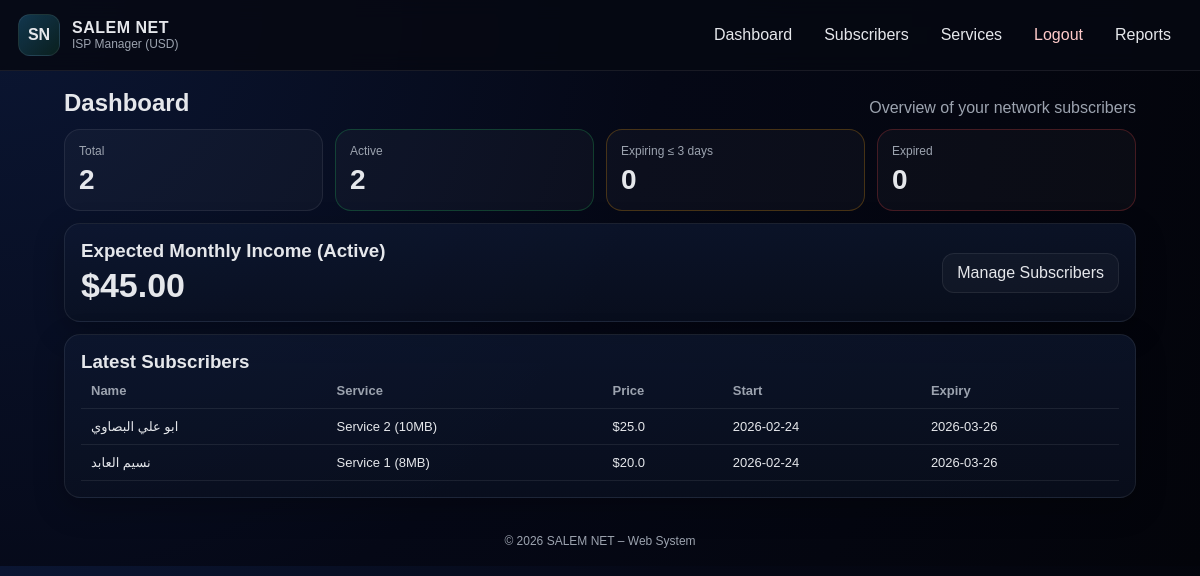
The app's page /dashboard (signed in) with its own data.
### tables this page shows
CREATE TABLE subscribers (
        id INTEGER PRIMARY KEY AUTOINCREMENT,
        name TEXT NOT NULL,
        phone TEXT,
        address TEXT,
        service_id INTEGER NOT NULL,
        start_date TEXT NOT NULL,
        expiry_date TEXT NOT NULL,
        FOREIGN KEY(service_id) REFERENCES services(id)
    );

CREATE TABLE services (
        id INTEGER PRIMARY KEY AUTOINCREMENT,
        name TEXT NOT NULL,
        speed TEXT NOT NULL,
        price REAL NOT NULL
    );

### app.py (the view)
@app.route("/dashboard")
@login_required
def dashboard():
    conn = db()
    c = conn.cursor()
    c.execute("""
    SELECT s.*, sv.name AS service_name, sv.speed, sv.price
    FROM subscribers s
    JOIN services sv ON sv.id = s.service_id
    ORDER BY s.id DESC
    """)
    subs = c.fetchall()
    total = len(subs)
    active = 0
    expired = 0
    expiring_soon = 0
    expected_income = 0.0
    for r in subs:
        left = days_left(r["expiry_date"])
        if left < 0:
            expired += 1
        else:
            active += 1
            expected_income += float(r["price"])
            if left <= 3:
                expiring_soon += 1
    conn.close()
    return render_template(
        "dashboard.html",
        total=total,
        active=active,
        expired=expired,
        expiring_soon=expiring_soon,
        expected_income=expected_income,
        subs=subs
    )

### app.py (called while the page is built)
def db():
    conn = sqlite3.connect(DB_PATH)
    conn.row_factory = sqlite3.Row
    return conn

def days_left(expiry_str: str) -> int:
    exp = datetime.strptime(expiry_str, "%Y-%m-%d").date()
    return (exp - datetime.now().date()).days

def login_required(fn):
    @wraps(fn)
    def wrapper(*args, **kwargs):
        if not session.get("user"):
            return redirect(url_for("login"))
        return fn(*args, **kwargs)
    return wrapper

### templates/dashboard.html (shortened to what this page needs)
{% extends "layout.html" %}
{% block content %}
<div class="page-head">
  <h2>Dashboard</h2>
  <div class="muted">Overview of your network subscribers</div>
</div>
<div class="grid-4">
  <div class="stat">
    <div class="stat-k">Total</div>
    <div class="stat-v">{{ total }}</div>
  </div>
  <div class="stat ok">
    <div class="stat-k">Active</div>
    <div class="stat-v">{{ active }}</div>
  </div>
  <div class="stat warn">
    <div class="stat-k">Expiring ≤ 3 days</div>
    <div class="stat-v">{{ expiring_soon }}</div>
  </div>
  <div class="stat bad">
    <div class="stat-k">Expired</div>
    <div class="stat-v">{{ expired }}</div>
  </div>
</div>
<div class="card mt">
  <div class="row">
    <div>
      <h3 class="h3">Expected Monthly Income (Active)</h3>
      <div class="big">${{ "%.2f"|format(expected_income) }}</div>
    </div>
    <a class="btn" href="{{ url_for('subscribers') }}">Manage Subscribers</a>
  </div>
</div>
<div class="card mt">
  <div class="row">
    <h3 class="h3">Latest Subscribers</h3>
  </div>
  <div class="table-wrap">
    <table class="table">
      <thead>
        <tr>
          <th>Name</th>
          <th>Service</th>
          <th>Price</th>
          <th>Start</th>
          <th>Expiry</th>
        </tr>
      </thead>
      <tbody>
        {% for s in subs[:10] %}
        <tr>
          <td>{{ s["name"] }}</td>
          <td>{{ s["service_name"] }} ({{ s["speed"] }})</td>
          <td>${{ s["price"] }}</td>
          <td>{{ s["start_date"] }}</td>
          <td>{{ s["expiry_date"] }}</td>
        </tr>
        {% endfor %}
      </tbody>
    </table>
  </div>
</div>
{% endblock %}

### static/css/style.css (style rules this page uses)
:root { --bg:#060912; --card:#0b1222; --card2:#0f1a33; --text:#e5e7eb; --muted:#9ca3af; --accent:#38bdf8; --ok:#22c55e; --warn:#f59e0b; --bad:#ef4444; --border: rgba(255,255,255,0.08); }
* { box-sizing:border-box }
body { margin:0; font-family: Arial, Helvetica, sans-serif; background: radial-gradient(circle at top left,#0b1633 0,#050816 50%,#03040a 100%); color:var(--text); }
.card { background: linear-gradient(180deg, rgba(15,26,51,0.65), rgba(11,18,34,0.65)); border:1px solid var(--border); border-radius:16px; padding:16px; box-shadow: 0 10px 30px rgba(0,0,0,0.25); }
.h3 { margin:0; }
.muted { color:var(--muted); }
.btn { display:inline-flex; align-items:center; justify-content:center; padding:10px 14px; border-radius:12px; border:1px solid var(--border); background: rgba(255,255,255,0.03); color:var(--text); text-decoration:none; cursor:pointer; gap:8px; }
.page-head { display:flex; justify-content:space-between; align-items:flex-end; gap:12px; margin:6px 0 12px; }
.page-head h2 { margin:0; }
.mt { margin-top:12px; }
.grid-4 { display:grid; grid-template-columns: repeat(4, 1fr); gap:12px; }
.stat { padding:14px; border-radius:16px; border:1px solid var(--border); background: rgba(255,255,255,0.03); }
.stat-k { color:var(--muted); font-size:12px; }
.stat-v { font-size:28px; font-weight:800; margin-top:6px; }
.stat.ok { border-color: rgba(34,197,94,0.25); }
.stat.warn { border-color: rgba(245,158,11,0.25); }
.stat.bad { border-color: rgba(239,68,68,0.25); }
.row { display:flex; align-items:center; justify-content:space-between; gap:12px; }
.big { font-size:34px; font-weight:900; margin-top:4px; }
.table-wrap { overflow:auto; }
.table { width:100%; border-collapse: collapse; min-width: 860px; }
.table th, .table td { padding:10px; border-bottom:1px solid var(--border); text-align:left; font-size:13px; }
.table th { color:var(--muted); font-weight:700; }

### records on screen
subscribers: name "ابو علي البصاوي", service_name "Service 2", speed "10MB", price "25.0", start_date "2026-02-24", expiry_date "2026-03-26"
subscribers: name "نسيم العابد", service_name "Service 1", speed "8MB", price "20.0", start_date "2026-02-24", expiry_date "2026-03-26"

### other values on screen
{{ total }} "2"
{{ active }} "2"
{{ expiring_soon }} "0"
{{ expired }} "0"
{{ "%.2f"|format(expected_income) }} "45.00"
